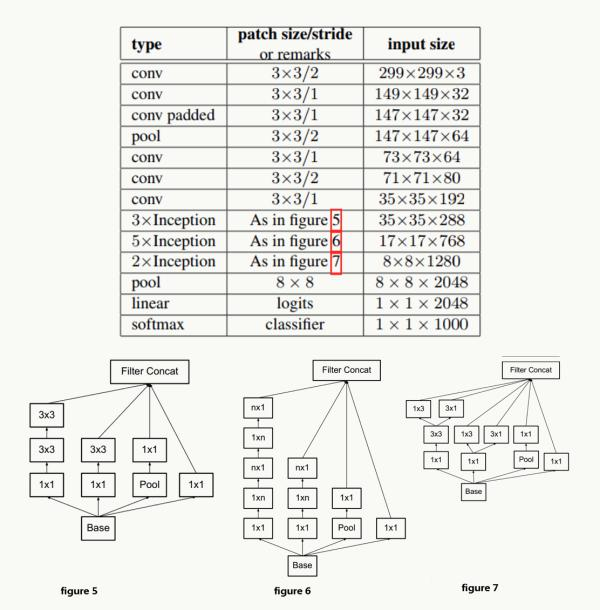
#> input picture classification/Inception/slim/inceptionV3.jpg, 600 x 610 px
$ python resize_image.py -input_dir ../classification/Inception/slim   (older library calls are emulated)
#> lines starting #> are read from the running program, lines starting #| are printed output that depends on the picture

from PIL import Image
import os
import argparse


def get_args():
    '''
    参数解析器，获取执行的参数
    :return:
    '''
    parser = argparse.ArgumentParser()
    parser.add_argument("-output_dir",type=str,default="",help="处理以后的输出目录")
    parser.add_argument('-input_dir',type=str,default="",help="待处理的文件目录")
    parser.add_argument('-size',type=int,default=300,help="需要处理到目标大小，默认400")
    return  parser.parse_args()


def mkdir(path):
    # 去除首位空格
    path = path.strip()
    # 去除尾部 \ 符号
    path = path.rstrip("\\")
    # 判断路径是否存在
    # 存在     True
    # 不存在   False
    isExists = os.path.exists(path)
    # 判断结果
    if not isExists:
        # 如果不存在则创建目录
        # 创建目录操作函数
        os.makedirs(path)
        print("jian")
        return True
    else:
        # 如果目录存在则不创建，并提示目录已存在
        print("no jian")
        return False


def walk_dir(dirname):
    '''
    遍历目录，返回所有文件的一个list
    :param dirname:
    :return:
    '''
    files_dict = {}
    for root, dirs, filenames in os.walk(dirname, topdown=True):
        if filenames != []:
            type_name = root.replace(dirname,"").replace("\\","")
            files_dict[type_name] = [os.path.join(root,file) for file in filenames]

    return  files_dict


def changeImageSize(imageRoot,resultRoot,reSize):
#> called with imageRoot = '../classification/Inception/slim', resultRoot = '', reSize = 300
    reWidth = reHeight = reSize
    files_dict = walk_dir(imageRoot)

    resultPicRoot = os.path.join(resultRoot,str(reWidth)+'X'+str(reHeight))
    mkdir(resultPicRoot)


    if files_dict:
        for category in files_dict:
            new_cagegory_path = os.path.join(resultPicRoot, category)
            mkdir(new_cagegory_path)
            for i_file in files_dict[category]:
                if 'png' in i_file or 'jpg' in i_file :
                    img = Image.open(i_file)
#> img is the input picture: PIL image 600x610 RGB; mean R, G, B 236.3, 237, 232.6
                    width_origin, height_origin = img.size
#> width_origin = 600; height_origin = 610


                    # 缩小图片比例
                    #new_img = img.resize((reWidth, int(height_origin / (width_origin / reWidth))), Image.ANTIALIAS)

                    new_img = img.resize((int(  width_origin/ (height_origin / reHeight)),reHeight), Image.ANTIALIAS)
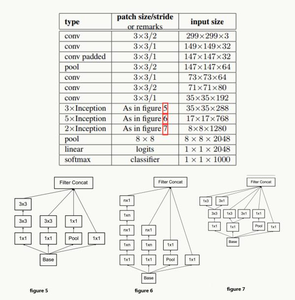
#> new_img: PIL image 295x300 RGB; mean R, G, B 236.1, 236.7, 232.5
                    width4, height4 = new_img.size
#> width4 = 295; height4 = 300
                    print(width4,height4)
#| 295 300
                    new_img = new_img.convert("RGB")
                    new_img.save(i_file.replace('png', 'jpg').replace(imageRoot,resultPicRoot))


if __name__ == '__main__':
    args = get_args()
    changeImageSize(args.input_dir,args.output_dir,args.size)
